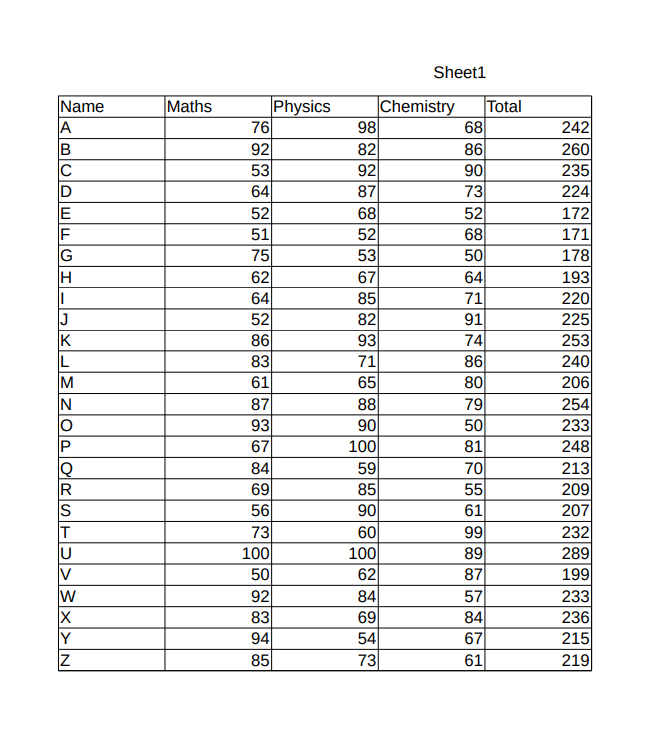
#> input picture Extract Table from Scanned image/image/Sheet.png, 649 x 748 px, given in place of page0.jpg, which was not available
$ jupyter execute --allow-errors Extract_table_from_from_Scanned_Pdf_to_CSV_file.ipynb   (shell and % lines are left out)
#> lines starting #> are read from the running program, lines starting #| are printed output that depends on the picture; after the words box and inside, x2 and y2 are one past the last pixel; in counts of white or black regions, pixels touching at a corner belong together; pictures that were not available may be replaced by others from this repository, and a replacement may not be noted
[cell 1]
from google.colab import files
uploaded = files.upload()
#> the answer given: Sheet.png

[cell 2]
from pdf2image import convert_from_path, convert_from_bytes
from IPython.display import display, Image

#> (the rest of this cell did not finish here and is left out)

[cell 3]
from pdf2image import convert_from_path

#> (a cell that did not finish here is left out)

[cell 5]
from google.colab import drive
import cv2
import numpy as np
import pandas as pd
import matplotlib.pyplot as plt

sample=r'/content/page0.jpg'

read_image= cv2.imread(sample,0)
#> read_image: shape (748, 649); min 0, max 255, mean 239.8

[cell 6]
convert_bin,grey_scale = cv2.threshold(read_image,128,255,cv2.THRESH_BINARY | cv2.THRESH_OTSU)
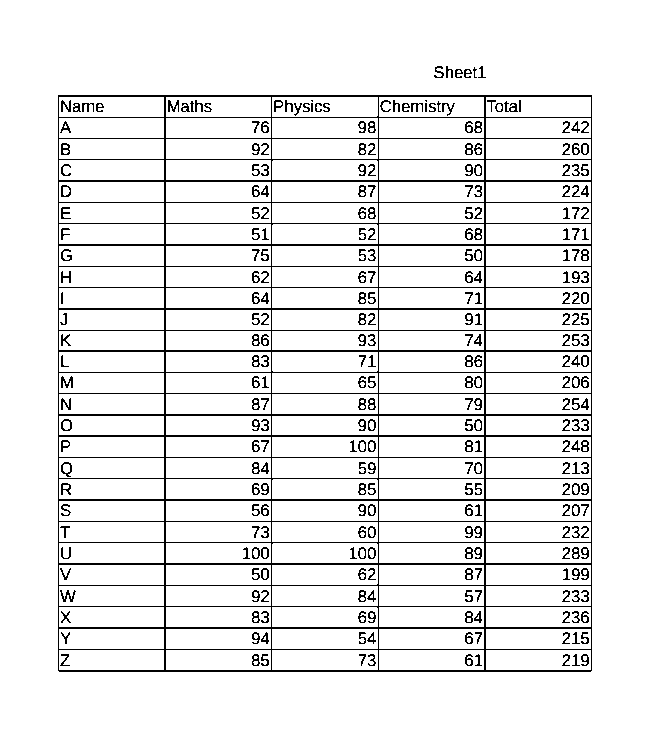
#> grey_scale: shape (748, 649); 92.1% white; black in thin lines or dots, all inside (x1, y1, x2, y2) = (58, 66, 592, 672)
#> convert_bin = 167
grey_scale = 255-grey_scale
#> (the rest of this cell did not finish here and is left out)

[cell 7]
length = np.array(read_image).shape[1]//100
#> length = 6
horizontal_kernel = cv2.getStructuringElement(cv2.MORPH_RECT, (length, 1))
#> horizontal_kernel = [[1, 1, 1, 1, 1, 1]]

[cell 8]
horizontal_detect = cv2.erode(grey_scale, horizontal_kernel, iterations=3)
#> horizontal_detect: shape (748, 649); 4.2% white in thin lines or dots, all inside (x1, y1, x2, y2) = (67, 95, 586, 672)
hor_line = cv2.dilate(horizontal_detect, horizontal_kernel, iterations=3)
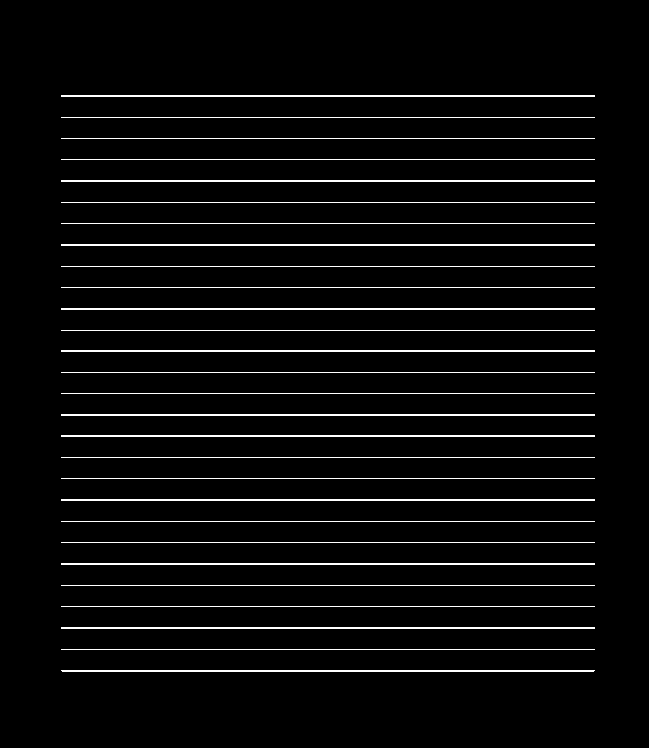
#> hor_line: shape (748, 649); 4.3% white in thin lines or dots, all inside (x1, y1, x2, y2) = (61, 95, 595, 672)
#> (the rest of this cell did not finish here and is left out)

[cell 9]
vertical_kernel = cv2.getStructuringElement(cv2.MORPH_RECT, (1, length))
#> vertical_kernel = [1, 1, 1, 1, 1, 1]
vertical_detect = cv2.erode(grey_scale, vertical_kernel, iterations=3)
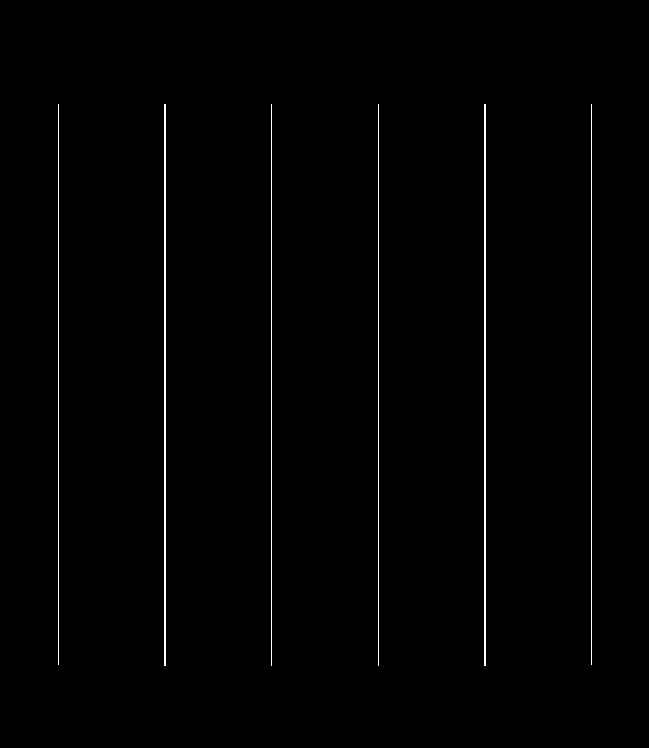
#> vertical_detect: shape (748, 649); 0.93% white in thin lines or dots, all inside (x1, y1, x2, y2) = (58, 104, 592, 666)
ver_lines = cv2.dilate(vertical_detect, vertical_kernel, iterations=3)
#> ver_lines: shape (748, 649); 0.95% white in thin lines or dots, all inside (x1, y1, x2, y2) = (58, 98, 592, 675)
#> (the rest of this cell did not finish here and is left out)

[cell 10]
final = cv2.getStructuringElement(cv2.MORPH_RECT, (2, 2))
combine = cv2.addWeighted(ver_lines, 0.5, hor_line, 0.5, 0.0)
combine = cv2.erode(~combine, final, iterations=2)
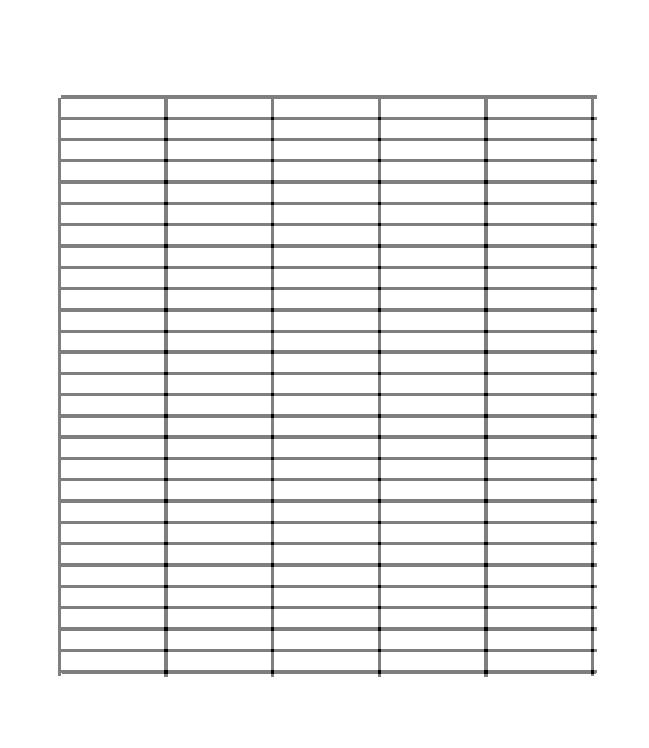
#> combine: shape (748, 649); min 0, max 255, mean 238.5
thresh, combine = cv2.threshold(combine,128,255, cv2.THRESH_BINARY | cv2.THRESH_OTSU)
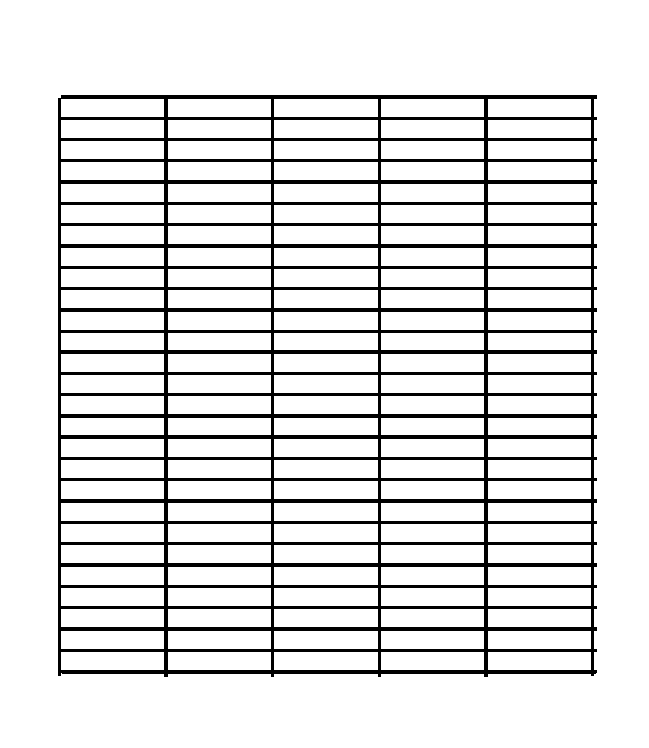
#> combine: shape (748, 649); 87.4% white; 1 black region
#> thresh = 127
convert_xor = cv2.bitwise_xor(read_image,combine)
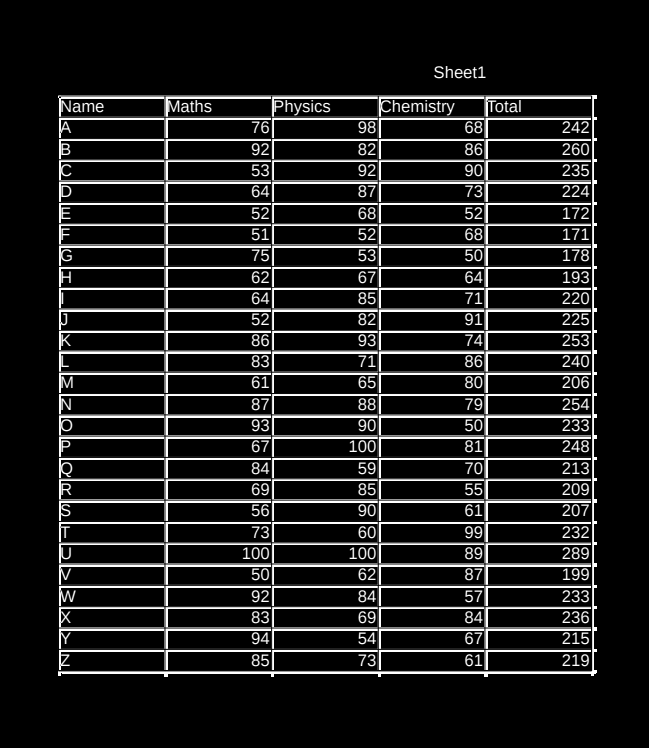
#> convert_xor: shape (748, 649); min 0, max 255, mean 28.7
inverse = cv2.bitwise_not(convert_xor)
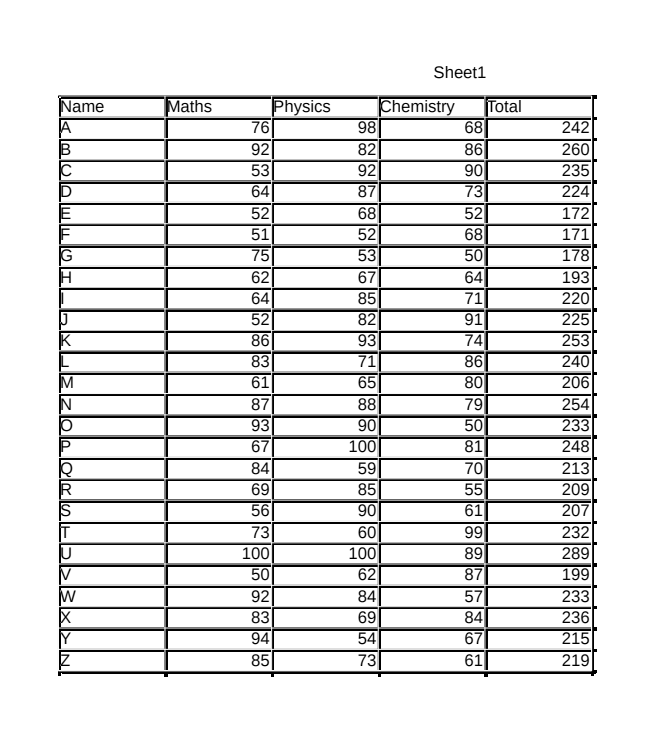
#> inverse: shape (748, 649); min 0, max 255, mean 226.3
#> (the rest of this cell did not finish here and is left out)

[cell 11]
cont, _ = cv2.findContours(combine, cv2.RETR_TREE, cv2.CHAIN_APPROX_SIMPLE)
#> cont = 137 contours; largest, box (x1, y1, x2, y2) and area: (0, 0, 649, 748) 484056, (57, 94, 598, 678) 311853, (274, 652, 378, 670) 1751, (274, 631, 378, 649) 1751, (274, 609, 378, 627) 1751
def get_boxes(num, method="left-to-right"):
#> called with method = 'top-to-bottom'
    invert = False
    flag = 0
    if method == "right-to-left" or method == "bottom-to-top":
        invert = True
    if method == "top-to-bottom" or method == "bottom-to-top":
        flag = 1
    boxes = [cv2.boundingRect(c) for c in num]
#> boxes = 137 items, first 6: (0, 0, 649, 748), (57, 94, 541, 584), (488, 652, 103, 18), (381, 652, 103, 18), (274, 652, 104, 18), (168, 652, 103, 18)
    (num, boxes) = zip(*sorted(zip(num, boxes),key=lambda b:b[1][flag], reverse=invert))
#> num = 137 contours; largest, box (x1, y1, x2, y2) and area: (0, 0, 649, 748) 484056, (57, 94, 598, 678) 311853, (274, 99, 378, 117) 1751, (274, 120, 378, 138) 1751, (274, 141, 378, 159) 1751; boxes = 137 items, first 6: (0, 0, 649, 748), (57, 94, 541, 584), (488, 99, 103, 18), (381, 99, 103, 18), (274, 99, 104, 18), (168, 99, 103, 18)
    return (num, boxes)
cont, boxes = get_boxes(cont, method="top-to-bottom")
#> cont has the same summary as num in get_boxes

[cell 12]
path = r'/content/page0.jpg'

[cell 13]
final_box = []
for c in cont:
    s1, s2, s3, s4 = cv2.boundingRect(c)
    if (s3<500 and s4<500):
        rectangle_img = cv2.rectangle(read_image,(s1,s2),(s1+s3,s2+s4),(0,255,0),2)
        final_box.append([s1,s2,s3,s4])
#> this loop made 137 passes
#> (c, s1, s2, s3, s4) on passes 1, 3, 4, 5, 6, 7, 8, 9, 10, 11: ([[0, 0], [0, 747], [648, 747], [648, 0]], 0, 0, 649, 748), ([[488, 99], [488, 116], [590, 116], [590, 99]], 488, 99, 103, 18), ([[381, 99], [381, 116], [483, 116], [483, 99]], 381, 99, 103, 18), ([[274, 99], [274, 116], [377, 116], [377, 99]], 274, 99, 104, 18), ([[168, 99], [168, 116], [270, 116], [270, 99]], 168, 99, 103, 18), ([[61, 99], [61, 116], [163, 116], [163, 99]], 61, 99, 103, 18), ([[488, 120], [488, 137], [590, 137], [590, 120]], 488, 120, 103, 18), ([[381, 120], [381, 137], [483, 137], [483, 120]], 381, 120, 103, 18), ([[274, 120], [274, 137], [377, 137], [377, 120]], 274, 120, 104, 18), ([[168, 120], [168, 137], [270, 137], [270, 120]], 168, 120, 103, 18)
#> (s1, s2, s3, s4) on passes 2, 61, 62, 63, 64, 65: (57, 94, 541, 584), (168, 333, 103, 17), (61, 333, 103, 17), (488, 354, 103, 18), (381, 354, 103, 18), (274, 354, 104, 18)
#> pass 3, `rectangle_img = cv2.rectangle(read_image,(s1,s2),(s1+s3,s2+s4),(0,255,..`:
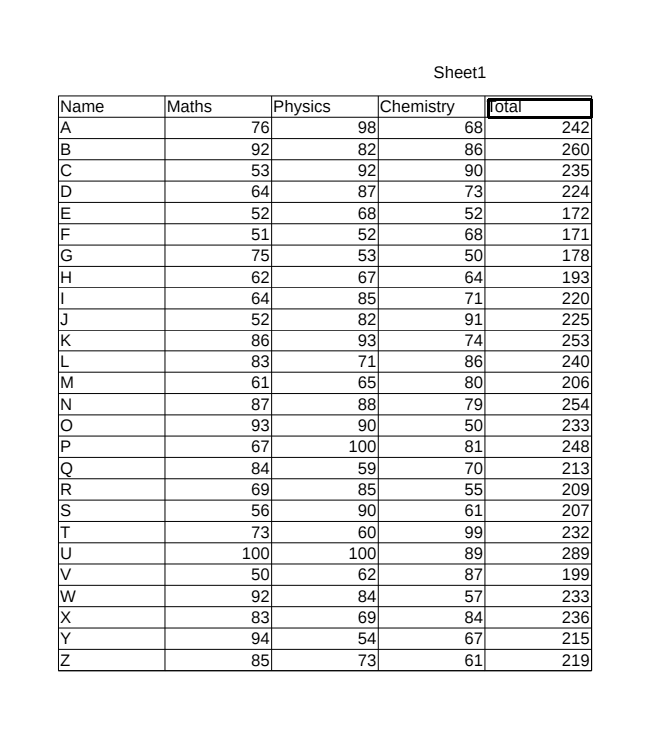
#> rectangle_img: shape (748, 649); min 0, max 255, mean 239.5
#> after the loop:
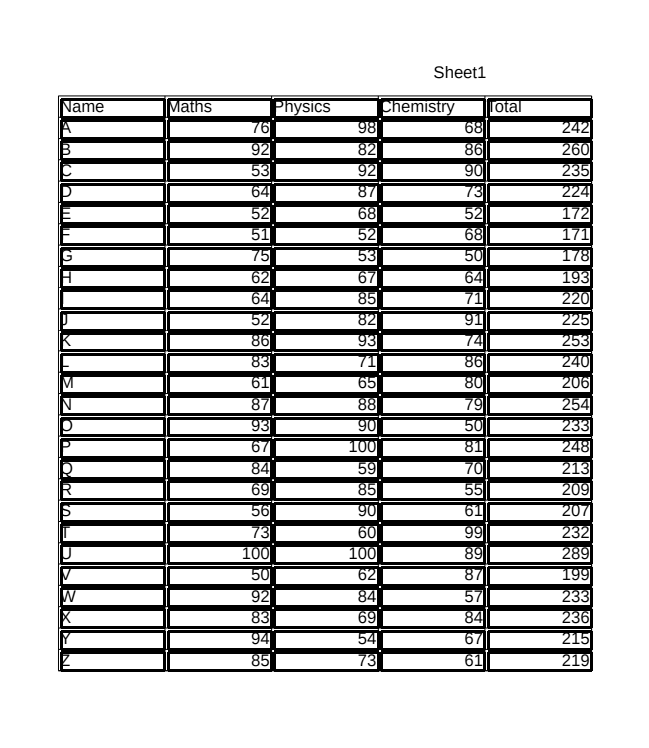
#> read_image: shape (748, 649); min 0, max 255, mean 197.8
#> after the loop, final_box = 135 items, first 6: [488, 99, 103, 18], [381, 99, 103, 18], [274, 99, 104, 18], [168, 99, 103, 18], [61, 99, 103, 18], [488, 120, 103, 18]
#> (the rest of this cell did not finish here and is left out)

[cell 14]
len(final_box)
#> Out = 135

[cell 15]
dim = [boxes[i][3] for i in range(len(boxes))]
#> dim = 137 values, max 748 at index 0, min 17 at index 57, mean 27.39
avg = np.mean(dim)
#> avg = 27.39
hor=[]
ver=[]
for i in range(len(boxes)):
    if(i==0):
        ver.append(boxes[i])
        last=boxes[i]
    else:
        if(boxes[i][1]<=last[1]+avg/2):
            ver.append(boxes[i])
            last=boxes[i]
            if(i==len(boxes)-1):
                hor.append(ver)
        else:
            hor.append(ver)
            ver=[]
            last = boxes[i]
            ver.append(boxes[i])
#> this loop made 137 passes
#> last on passes 1 to 12: (0, 0, 649, 748), (57, 94, 541, 584), (488, 99, 103, 18), (381, 99, 103, 18), (274, 99, 104, 18), (168, 99, 103, 18), (61, 99, 103, 18), (488, 120, 103, 18), (381, 120, 103, 18), (274, 120, 104, 18), (168, 120, 103, 18), (61, 120, 103, 18)
#> after the loop, hor = 28 items
total = 0
for i in range(len(hor)):
    total = len(hor[i])
    if total > total:
        total = total
#> this loop made 28 passes
#> total on passes 1 to 12: 1, 6, 5, 5, 5, 5, 5, 5, 5, 5, 5, 5
mid = [int(hor[i][j][0]+hor[i][j][2]/2) for j in range(len(hor[i])) if hor[0]]
#> mid = [539, 432, 326, 219, 112]
mid=np.array(mid)
mid.sort()

[cell 16]
order = []
for i in range(len(hor)):
    arrange=[]
    for k in range(total):
        arrange.append([])
    for j in range(len(hor[i])):
        sub = abs(mid-(hor[i][j][0]+hor[i][j][2]/4))
        lowest = min(sub)
        idx = list(sub).index(lowest)
        arrange[idx].append(hor[i][j])
    order.append(arrange)
#> this loop made 28 passes
#> after the loop, order = 28 items

$ run again, on Extract Table from Scanned image/image/Trying3.png
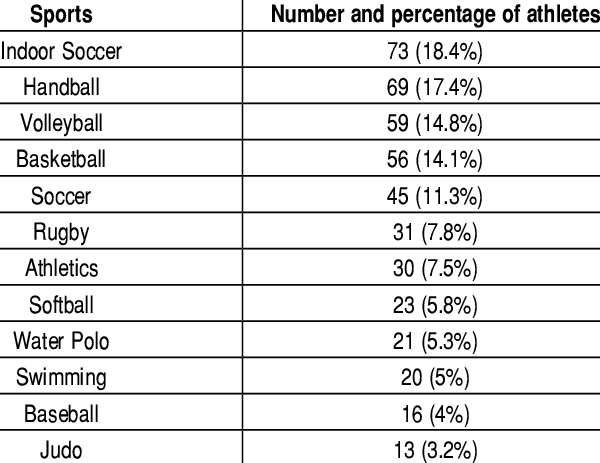
#> input picture Extract Table from Scanned image/image/Trying3.png, 600 x 463 px, given in place of page0.jpg, which was not available
#> read_image is the input picture: shape (463, 600); min 0, max 255, mean 230.1
#> `convert_bin,grey_scale = cv2.threshold(read_image,128,255,cv2.THRESH_B..`:
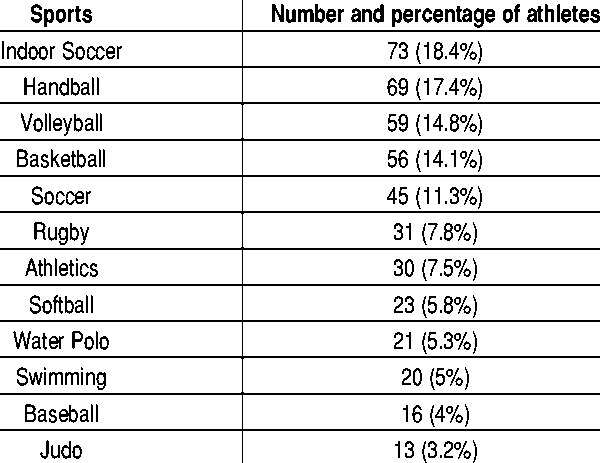
#> grey_scale: shape (463, 600); 89.2% white; black in thin lines or dots
#> convert_bin = 137
#> horizontal_detect: shape (463, 600); 5.2% white in thin lines or dots, all inside (x1, y1, x2, y2) = (0, 30, 600, 431)
#> vertical_detect: shape (463, 600); 0.29% white in thin lines or dots
#> ver_lines: shape (463, 600); 1.2% white in thin lines or dots
#> thresh = 127
#> `cont, _ = cv2.findContours(combine, cv2.RETR_TREE, cv2.CHAIN_APPROX_SI..`: cont = 96 contours; largest, box (x1, y1, x2, y2) and area: (245, 360, 600, 393) 11328, (245, 215, 600, 248) 11328, (245, 106, 600, 139) 11328, (245, 252, 600, 284) 10974, (245, 143, 600, 175) 10974
#> in get_boxes, `boxes = [cv2.boundingRect(c) for c in num]`: boxes = 96 items, first 6: (245, 433, 355, 30), (0, 433, 242, 30), (245, 397, 355, 32), (440, 407, 6, 21), (405, 407, 6, 21), (0, 397, 242, 32)
#> in get_boxes, `(num, boxes) = zip(*sorted(zip(num, boxes),key=lambda b:b[1][flag], re..`: num = 96 contours; largest, box (x1, y1, x2, y2) and area: (245, 106, 600, 139) 11328, (245, 215, 600, 248) 11328, (245, 360, 600, 393) 11328, (245, 143, 600, 175) 10974, (245, 252, 600, 284) 10974; boxes = 96 items, first 6: (245, 0, 355, 30), (0, 0, 242, 30), (556, 6, 7, 22), (544, 6, 7, 22), (514, 6, 7, 22), (380, 6, 7, 22)
#> `cont, boxes = get_boxes(cont, method="top-to-bottom")`: cont has the same summary as num in get_boxes
#> the loop `for c in cont:` made 96 passes
#> after the loop `for c in cont:`:
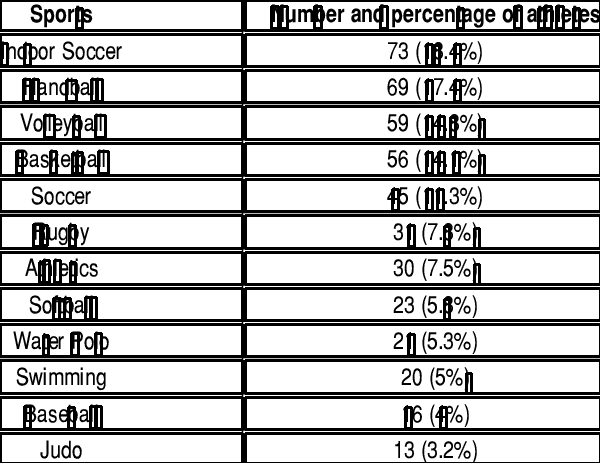
#> read_image: shape (463, 600); 17.69% of pixels changed, all inside (x1, y1, x2, y2) = (0, 0, 600, 463)
#> after the loop `for c in cont:`: final_box = 96 items, first 6: [245, 0, 355, 30], [0, 0, 242, 30], [556, 6, 7, 22], [544, 6, 7, 22], [514, 6, 7, 22], [380, 6, 7, 22]
#> Out = 96
#> dim = 96 values, max 33 at index 29, min 20 at index 9, mean 24.04
#> avg = 24.04
#> the loop `for i in range(len(boxes)):` made 96 passes
#> after the loop `for i in range(len(boxes)):`: hor = 14 items
#> the loop `for i in range(len(hor)):` made 14 passes
#> total on passes 1 to 8: 13, 7, 9, 9, 11, 5, 8, 7
#> mid = [422, 121]
#> the loop `for i in range(len(hor)):` made 14 passes
#> after the loop `for i in range(len(hor)):`: order = 14 items
